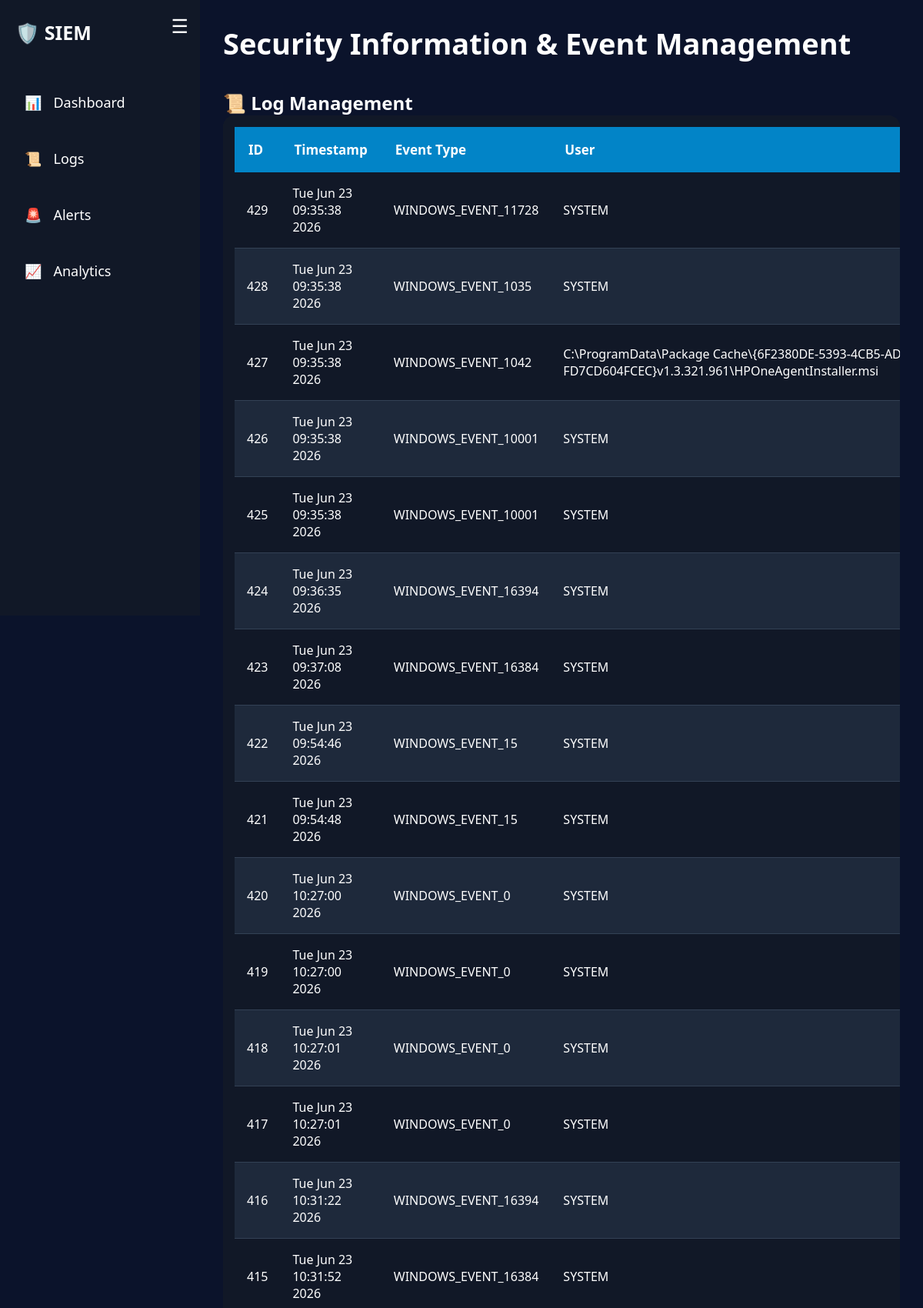
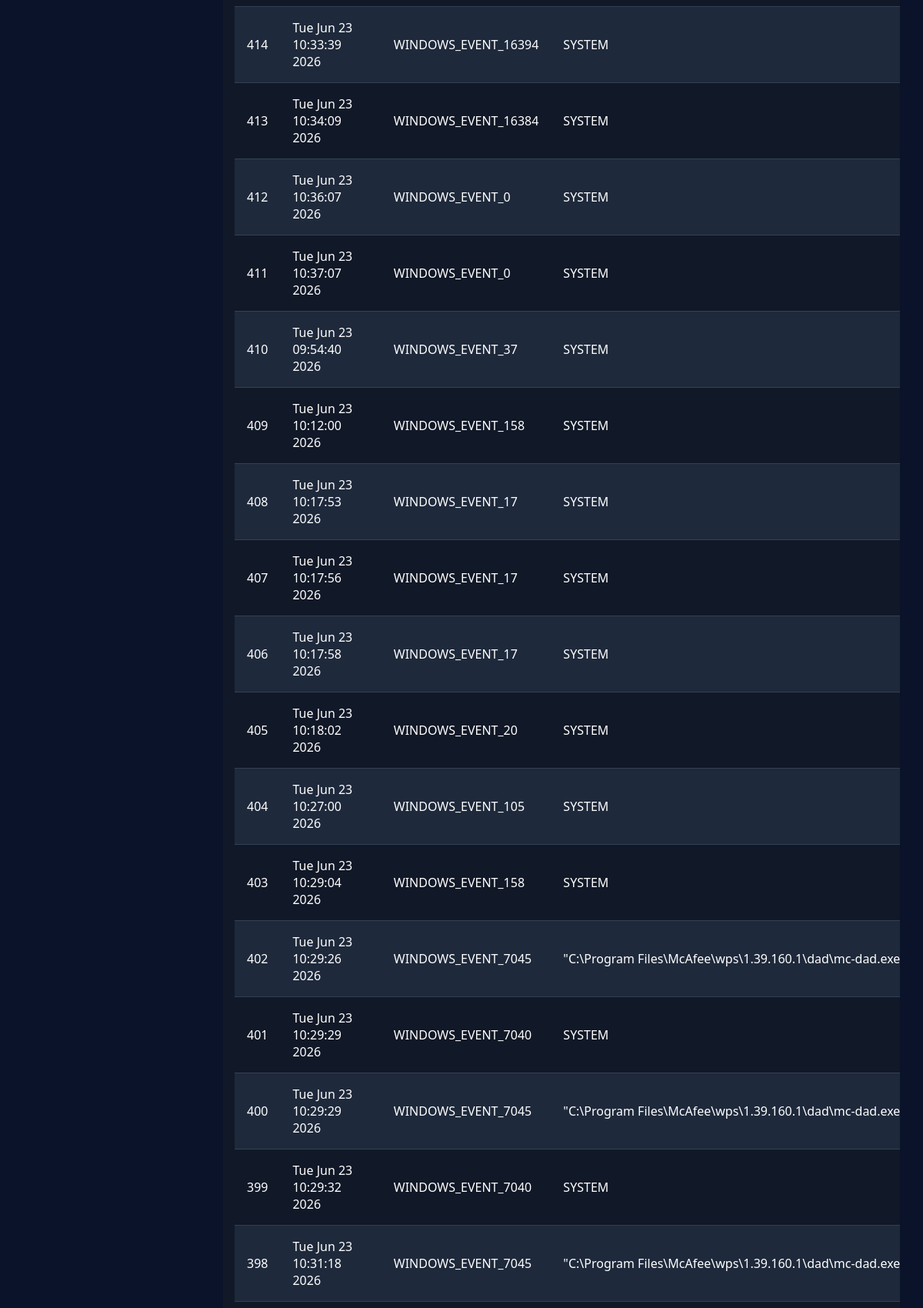
Page /logs (upper part) on the committed database (2 pictures, top to bottom).
### tables this page shows
CREATE TABLE logs (
        id INTEGER PRIMARY KEY AUTOINCREMENT,
        timestamp TEXT,
        event_type TEXT,
        username TEXT,
        source TEXT
    );

### app.py (the view)
@app.route("/logs")
def logs_page():
    logs = get_logs()
    return render_template(
        "logs.html",
        logs=logs
    )

### database.py (called while the page is built)
def get_connection():
    conn = sqlite3.connect(DB_PATH)
    conn.row_factory = sqlite3.Row
    return conn

def get_logs():
    conn = get_connection()
    cursor = conn.cursor()
    cursor.execute("""
    SELECT * FROM logs
    ORDER BY id DESC
    """)
    rows = cursor.fetchall()
    conn.close()
    return rows

### templates/logs.html (shortened to what this page needs)
{% extends "base.html" %}
{% block content %}
<div class="panel">
    <h2>📜 Log Management</h2>
    <div class="table-container">
        <table>
            <thead>
            <tr>
                <th>ID</th>
                <th>Timestamp</th>
                <th>Event Type</th>
                <th>User</th>
            </tr>
            </thead>
            <tbody>
            {% for log in logs %}
            <tr>
                <td>{{ log["id"] }}</td>
                <td>{{ log["timestamp"] }}</td>
                <td>{{ log["event_type"] }}</td>
                <td>{{ log["username"] }}</td>
            </tr>
            {% endfor %}
            </tbody>
        </table>
    </div>
</div>
{% endblock %}

### templates/base.html (shortened to what this page needs)
<!DOCTYPE html>
<html lang="en">
<head>
    <link rel="stylesheet"
          href="{{ url_for('static', filename='css/style.css') }}">
</head>
<body>
<div class="wrapper" id="wrapper">
    <aside class="sidebar" id="sidebar">
        <div class="logo">
            🛡️ <span>SIEM</span>
        </div>
        <button class="toggle-btn" onclick="toggleSidebar()">
            ☰
        </button>
        <ul class="menu">
            <li>
                <a href="/">
                    📊 <span>Dashboard</span>
                </a>
            </li>
            <li>
                <a href="/logs">
                    📜 <span>Logs</span>
                </a>
            </li>
            <li>
                <a href="/alerts">
                    🚨 <span>Alerts</span>
                </a>
            </li>
            <li>
                <a href="/analytics">
                    📈 <span>Analytics</span>
                </a>
            </li>
        </ul>
    </aside>
    <main class="content" id="content">
        <div class="topbar">
            <h1>
                Security Information & Event Management
            </h1>
        </div>
        {% block content %}
        {% endblock %}
    </main>
</div>
</body>
</html>

### static/css/style.css (style rules this page uses)
* { margin: 0; padding: 0; box-sizing: border-box; }
body { font-family: "Segoe UI", Arial, sans-serif; background: #0b132b; color: white; overflow-x: hidden; }
.wrapper { display: flex; min-height: 100vh; }
.sidebar { width:260px; height:100vh; background:#111827; position:fixed; left:0; top:0; padding:25px 20px; transition:0.3s ease; overflow:hidden; z-index:1000; }
.logo { font-size:25px; font-weight:bold; margin-bottom:50px; white-space:nowrap; }
.toggle-btn { position:absolute; top:20px; right:15px; background:none; border:none; color:white; font-size:25px; cursor:pointer; }
.menu { list-style:none; }
.menu li { margin:25px 0; }
.menu a { text-decoration:none; color:white; font-size:18px; display:flex; align-items:center; gap:15px; padding:12px; border-radius:10px; transition:0.3s; }
.content { margin-left:260px; width:calc(100% - 260px); padding:30px; transition:0.3s ease; }
.topbar { margin-bottom:35px; }
.topbar h1 { font-size:38px; font-weight:700; }
.table-container { width:100%; overflow-x:auto; background:#111827; border-radius:15px; padding:15px; }
table { width:100%; border-collapse:collapse; }
thead { background:#0284c7; }
th { padding:18px; text-align:left; font-size:17px; }
td { padding:16px; border-bottom:1px solid #334155; }
tr:nth-child(even) { background:#1e293b; }

### rows in the picture
logs: id "429", timestamp "Tue Jun 23 09:35:38 2026", event_type "WINDOWS_EVENT_11728", username "SYSTEM"
logs: id "428", timestamp "Tue Jun 23 09:35:38 2026", event_type "WINDOWS_EVENT_1035", username "SYSTEM"
logs: id "427", timestamp "Tue Jun 23 09:35:38 2026", event_type "WINDOWS_EVENT_1042", username "C:\\ProgramData\\Package…"
logs: id "426", timestamp "Tue Jun 23 09:35:38 2026", event_type "WINDOWS_EVENT_10001", username "SYSTEM"
logs: id "425", timestamp "Tue Jun 23 09:35:38 2026", event_type "WINDOWS_EVENT_10001", username "SYSTEM"
logs: id "424", timestamp "Tue Jun 23 09:36:35 2026", event_type "WINDOWS_EVENT_16394", username "SYSTEM"
logs: id "423", timestamp "Tue Jun 23 09:37:08 2026", event_type "WINDOWS_EVENT_16384", username "SYSTEM"
logs: id "422", timestamp "Tue Jun 23 09:54:46 2026", event_type "WINDOWS_EVENT_15", username "SYSTEM"
logs: id "421", timestamp "Tue Jun 23 09:54:48 2026", event_type "WINDOWS_EVENT_15", username "SYSTEM"
logs: id "420", timestamp "Tue Jun 23 10:27:00 2026", event_type "WINDOWS_EVENT_0", username "SYSTEM"
logs: id "419", timestamp "Tue Jun 23 10:27:00 2026", event_type "WINDOWS_EVENT_0", username "SYSTEM"
logs: id "418", timestamp "Tue Jun 23 10:27:01 2026", event_type "WINDOWS_EVENT_0", username "SYSTEM"
logs: id "417", timestamp "Tue Jun 23 10:27:01 2026", event_type "WINDOWS_EVENT_0", username "SYSTEM"
logs: id "416", timestamp "Tue Jun 23 10:31:22 2026", event_type "WINDOWS_EVENT_16394", username "SYSTEM"
logs: id "415", timestamp "Tue Jun 23 10:31:52 2026", event_type "WINDOWS_EVENT_16384", username "SYSTEM"
logs: id "414", timestamp "Tue Jun 23 10:33:39 2026", event_type "WINDOWS_EVENT_16394", username "SYSTEM"
logs: id "413", timestamp "Tue Jun 23 10:34:09 2026", event_type "WINDOWS_EVENT_16384", username "SYSTEM"
logs: id "412", timestamp "Tue Jun 23 10:36:07 2026", event_type "WINDOWS_EVENT_0", username "SYSTEM"
logs: id "411", timestamp "Tue Jun 23 10:37:07 2026", event_type "WINDOWS_EVENT_0", username "SYSTEM"
logs: id "410", timestamp "Tue Jun 23 09:54:40 2026", event_type "WINDOWS_EVENT_37", username "SYSTEM"
logs: id "409", timestamp "Tue Jun 23 10:12:00 2026", event_type "WINDOWS_EVENT_158", username "SYSTEM"
logs: id "408", timestamp "Tue Jun 23 10:17:53 2026", event_type "WINDOWS_EVENT_17", username "SYSTEM"
logs: id "407", timestamp "Tue Jun 23 10:17:56 2026", event_type "WINDOWS_EVENT_17", username "SYSTEM"
logs: id "406", timestamp "Tue Jun 23 10:17:58 2026", event_type "WINDOWS_EVENT_17", username "SYSTEM"
logs: id "405", timestamp "Tue Jun 23 10:18:02 2026", event_type "WINDOWS_EVENT_20", username "SYSTEM"
logs: id "404", timestamp "Tue Jun 23 10:27:00 2026", event_type "WINDOWS_EVENT_105", username "SYSTEM"
logs: id "403", timestamp "Tue Jun 23 10:29:04 2026", event_type "WINDOWS_EVENT_158", username "SYSTEM"
logs: id "402", timestamp "Tue Jun 23 10:29:26 2026", event_type "WINDOWS_EVENT_7045", username "\"C:\\Program…"
logs: id "401", timestamp "Tue Jun 23 10:29:29 2026", event_type "WINDOWS_EVENT_7040", username "SYSTEM"
logs: id "400", timestamp "Tue Jun 23 10:29:29 2026", event_type "WINDOWS_EVENT_7045", username "\"C:\\Program…"
logs: id "399", timestamp "Tue Jun 23 10:29:32 2026", event_type "WINDOWS_EVENT_7040", username "SYSTEM"
logs: id "398", timestamp "Tue Jun 23 10:31:18 2026", event_type "WINDOWS_EVENT_7045", username "\"C:\\Program…"
